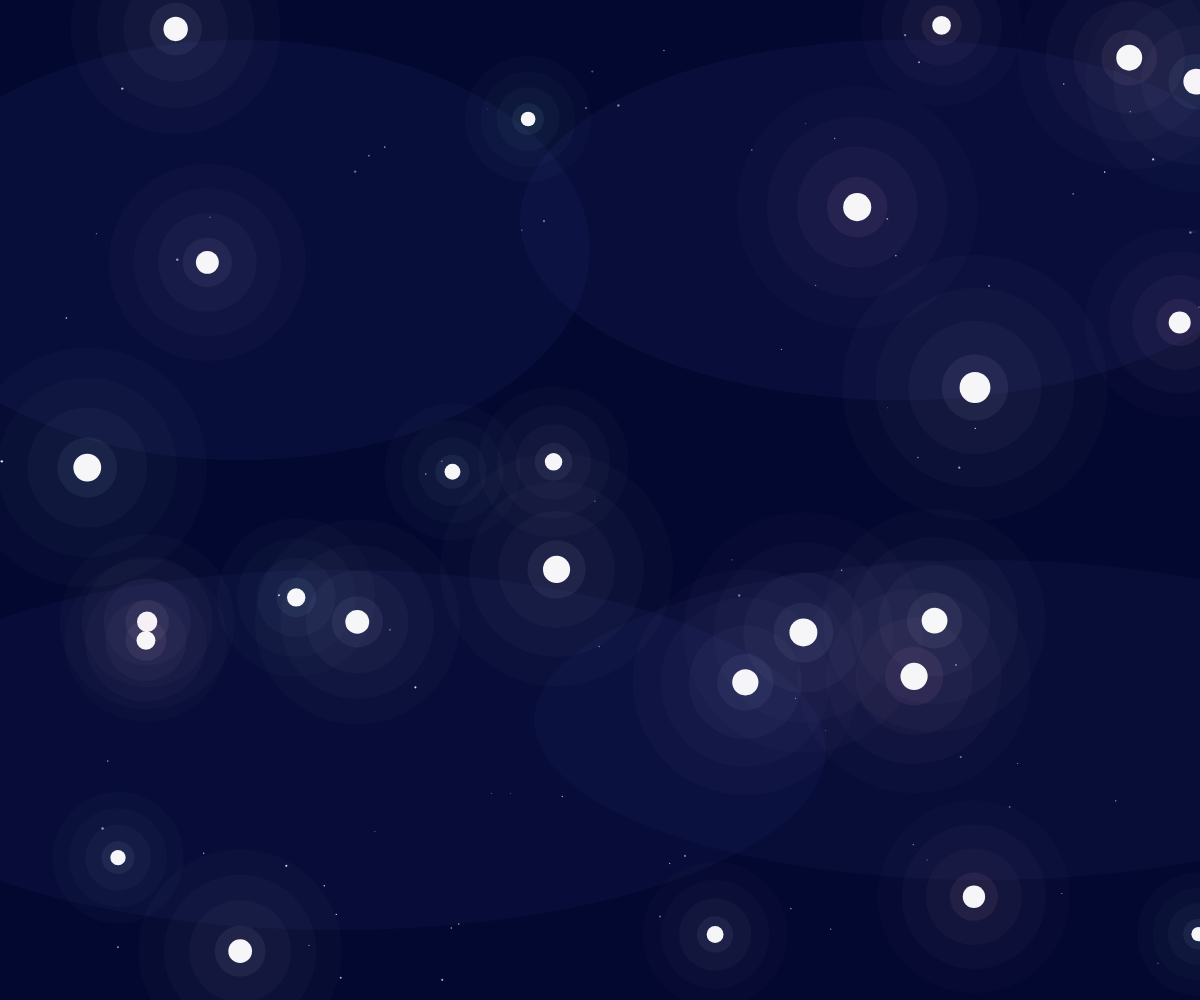
Frame 1 (no input)
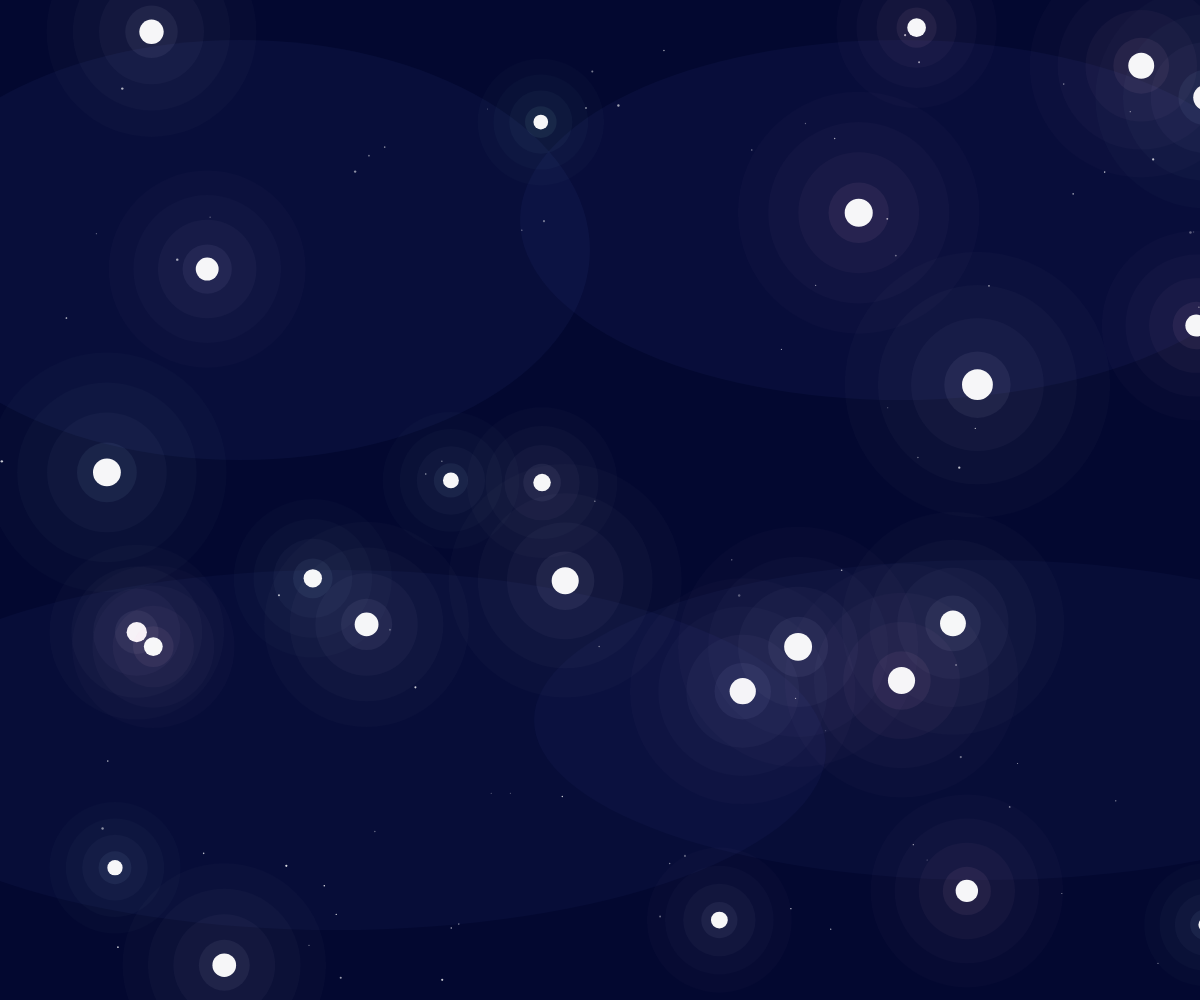
Frame 60 (no input)
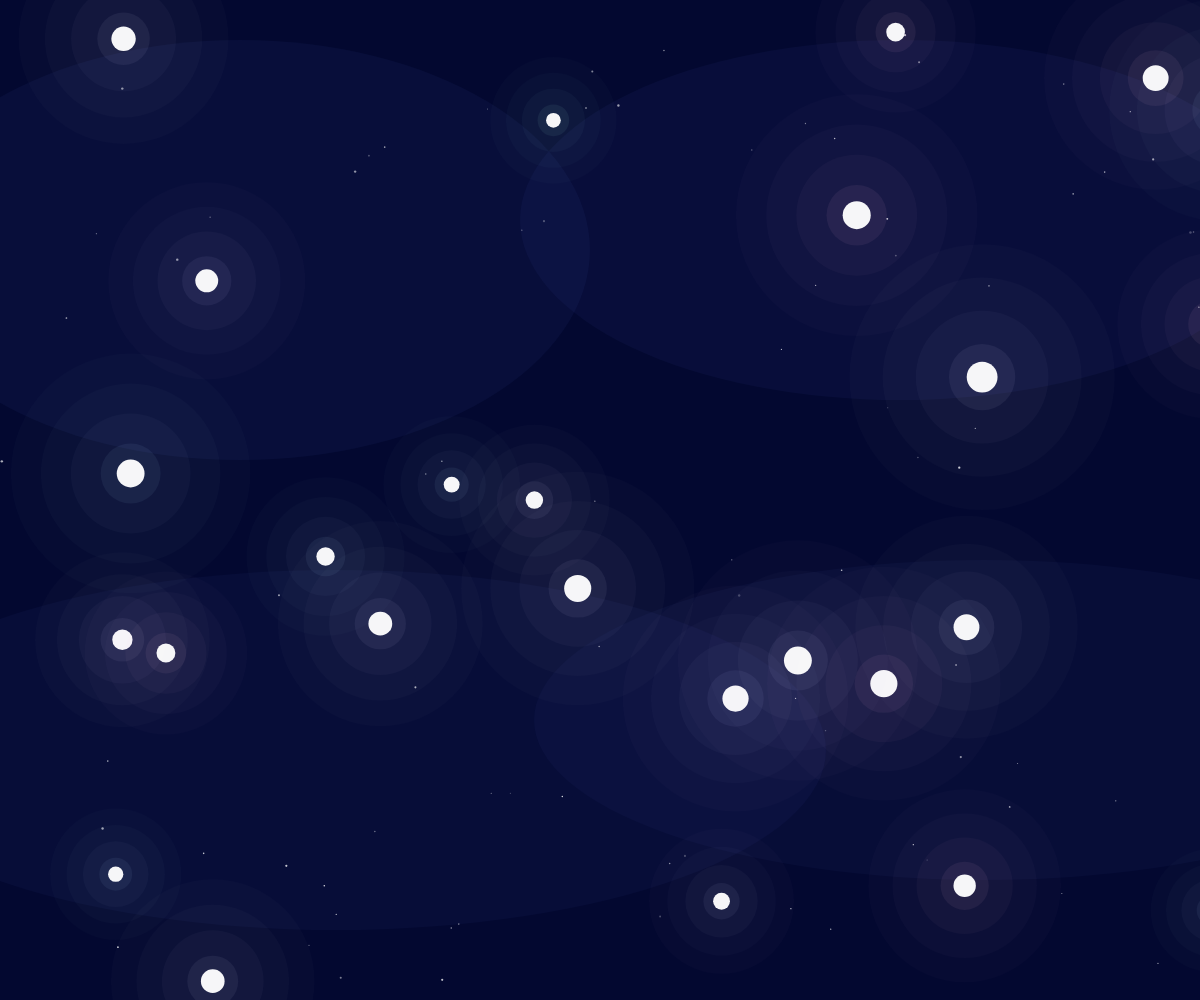
Frame 120 (the mouse pressed at the canvas centre since frame 60)

The p5.js sketch that drew these frames (run headless with seeded random() and noise() and a simulated clock; from frame 60 on, the mouse is pressed at the canvas centre):

// p5.js sketch
// ── sketch.js
// ===============================================
// ENCHANTED SPORES
// LEVEL 2 — SWIPE TO DISSOLVE
// ===============================================

let spores = [];
let dusts = [];
let stars = [];
let trail = [];

const SPORE_COUNT = 26;
const STAR_COUNT = 80;

// ===============================================
// SETUP
// ===============================================

function setup() {
  createCanvas(windowWidth, windowHeight);
  noStroke();

  for (let i = 0; i < SPORE_COUNT; i++) {
    spores.push(new Spore(random(width), random(height), random(18, 42)));
  }

  for (let i = 0; i < STAR_COUNT; i++) {
    stars.push({
      x: random(width),
      y: random(height),
      s: random(1, 2.5),
      a: random(80, 200),
      phase: random(TWO_PI),
    });
  }
}

// ===============================================
// DRAW
// ===============================================

function draw() {
  drawBackground();

  updateTrail();
  displayTrail();

  for (let s of spores) {
    s.update();
    s.display();
  }

  if (mouseIsPressed) {
    checkSwipe();
  }

  for (let i = spores.length - 1; i >= 0; i--) {
    if (spores[i].dead) {
      spores.splice(i, 1);
    }
  }

  for (let i = dusts.length - 1; i >= 0; i--) {
    dusts[i].update();
    dusts[i].display();

    if (dusts[i].life <= 0) {
      dusts.splice(i, 1);
    }
  }

  if (spores.length < SPORE_COUNT && frameCount % 30 === 0) {
    spores.push(new Spore(random(width), random(height), random(18, 42)));
  }
}

// ===============================================
// BACKGROUND
// ===============================================

function drawBackground() {
  background(3, 8, 48);

  noStroke();

  fill(70, 90, 180, 20);
  ellipse(width * 0.2, height * 0.25, 700, 420);

  fill(70, 90, 180, 18);
  ellipse(width * 0.75, height * 0.22, 760, 360);

  fill(70, 90, 180, 16);
  ellipse(width * 0.28, height * 0.75, 980, 360);

  fill(70, 90, 180, 14);
  ellipse(width * 0.82, height * 0.72, 900, 320);

  for (let st of stars) {
    let blink = sin(frameCount * 0.02 + st.phase) * 30;

    fill(255, st.a + blink);

    circle(st.x, st.y, st.s);
  }
}

// ===============================================
// LONG TRAIL
// ===============================================

function updateTrail() {
  if (mouseIsPressed) {
    let speed = dist(mouseX, mouseY, pmouseX, pmouseY);

    if (speed > 1) {
      trail.push({
        x: mouseX,
        y: mouseY,

        alpha: 120,

        size: random(18, 32),

        phase: random(TWO_PI),
      });
    }
  }

  for (let i = trail.length - 1; i >= 0; i--) {
    trail[i].alpha -= 1.7;

    trail[i].size *= 0.995;

    if (trail[i].alpha <= 0) {
      trail.splice(i, 1);
    }
  }

  if (trail.length > 180) {
    trail.splice(0, trail.length - 180);
  }
}

// ===============================================
// DISPLAY TRAIL
// ===============================================

function displayTrail() {
  if (trail.length < 2) {
    return;
  }

  // 柔光
  noStroke();

  for (let i = 0; i < trail.length; i++) {
    let t = trail[i];

    let ratio = i / max(trail.length - 1, 1);

    let r = lerp(175, 220, ratio);

    let g = lerp(215, 185, ratio);

    fill(r, g, 255, t.alpha * 0.06);

    circle(t.x, t.y, t.size * 3.6);

    fill(r, g, 255, t.alpha * 0.11);

    circle(t.x, t.y, t.size * 2);
  }

  // 光带
  for (let i = 1; i < trail.length; i++) {
    let a = trail[i - 1];
    let b = trail[i];

    let ratio = i / trail.length;

    let r = lerp(175, 225, ratio);

    let g = lerp(220, 190, ratio);

    stroke(r, g, 255, b.alpha * 0.1);

    strokeWeight(16);

    line(a.x, a.y, b.x, b.y);

    stroke(r, g, 255, b.alpha * 0.2);

    strokeWeight(7);

    line(a.x, a.y, b.x, b.y);

    stroke(255, 255, 255, b.alpha * 0.34);

    strokeWeight(2);

    line(a.x, a.y, b.x, b.y);
  }

  noStroke();

  // 尾迹星点
  for (let i = 0; i < trail.length; i += 4) {
    let t = trail[i];

    let blink = map(sin(frameCount * 0.08 + t.phase), -1, 1, 0.25, 1);

    fill(255, 255, 255, t.alpha * 0.5 * blink);

    circle(
      t.x + sin(t.phase) * 7,

      t.y + cos(t.phase) * 7,

      2,
    );
  }
}

// ===============================================
// SWIPE
// ===============================================

function checkSwipe() {
  let speed = dist(mouseX, mouseY, pmouseX, pmouseY);

  if (speed < 2) {
    return;
  }

  for (let s of spores) {
    if (s.dissolving) {
      continue;
    }

    let d = dist(mouseX, mouseY, s.x, s.y);

    if (d < s.r + 28) {
      s.startDissolve();
    }
  }
}

// ===============================================
// SPORE
// ===============================================

class Spore {
  constructor(x, y, r) {
    this.x = x;
    this.y = y;
    this.r = r;

    this.vx = random(-0.35, 0.35);

    this.vy = random(-0.25, 0.25);

    this.seed = random(1000);

    this.alpha = 1;

    this.dissolving = false;

    this.dead = false;

    let palette = [
      [180, 220, 255],
      [255, 190, 225],
      [210, 200, 255],
      [170, 255, 235],
      [225, 225, 255],
    ];

    this.col = random(palette);
  }

  startDissolve() {
    this.dissolving = true;
  }

  update() {
    if (this.dissolving) {
      this.r *= 0.96;

      this.alpha *= 0.91;

      if (frameCount % 2 === 0) {
        dusts.push(
          new Dust(
            this.x + random(-7, 7),

            this.y + random(-7, 7),

            this.col,
          ),
        );
      }

      if (this.r < 3 || this.alpha < 0.05) {
        this.dead = true;
      }

      return;
    }

    this.x += this.vx + sin(frameCount * 0.01 + this.seed) * 0.15;

    this.y += this.vy + cos(frameCount * 0.012 + this.seed) * 0.12;

    if (this.x < -60) {
      this.x = width + 60;
    }

    if (this.x > width + 60) {
      this.x = -60;
    }

    if (this.y < -60) {
      this.y = height + 60;
    }

    if (this.y > height + 60) {
      this.y = -60;
    }
  }

  display() {
    for (let i = 4; i > 0; i--) {
      fill(
        this.col[0],
        this.col[1],
        this.col[2],

        (16 / i) * this.alpha,
      );

      circle(
        this.x,
        this.y,

        this.r * 2.8 * i * 0.6,
      );
    }

    fill(
      255,
      255,
      255,

      245 * this.alpha,
    );

    circle(this.x, this.y, this.r * 0.78);
  }
}

// ===============================================
// DUST
// ===============================================

class Dust {
  constructor(x, y, col) {
    this.x = x;
    this.y = y;

    this.vx = random(-1.1, 1.1);

    this.vy = random(-1.1, 1.1);

    this.life = random(28, 38);

    this.size = random(2, 4.5);

    this.col = col;
  }

  update() {
    this.x += this.vx;
    this.y += this.vy;

    this.vx *= 0.97;
    this.vy *= 0.97;

    this.life--;

    this.size *= 0.98;
  }

  display() {
    fill(this.col[0], this.col[1], this.col[2], this.life * 5);

    circle(this.x, this.y, this.size);

    fill(255, 255, 255, this.life * 2);

    circle(this.x, this.y, this.size * 0.35);
  }
}

// ===============================================
// TOUCH
// ===============================================

function touchMoved() {
  if (touches.length === 0) {
    return false;
  }

  let x = touches[0].x;

  let y = touches[0].y;

  trail.push({
    x: x,
    y: y,

    alpha: 120,

    size: random(18, 32),

    phase: random(TWO_PI),
  });

  for (let s of spores) {
    if (s.dissolving) {
      continue;
    }

    let d = dist(x, y, s.x, s.y);

    if (d < s.r + 28) {
      s.startDissolve();
    }
  }

  return false;
}

// ===============================================
// RESIZE
// ===============================================

function windowResized() {
  resizeCanvas(windowWidth, windowHeight);
}
